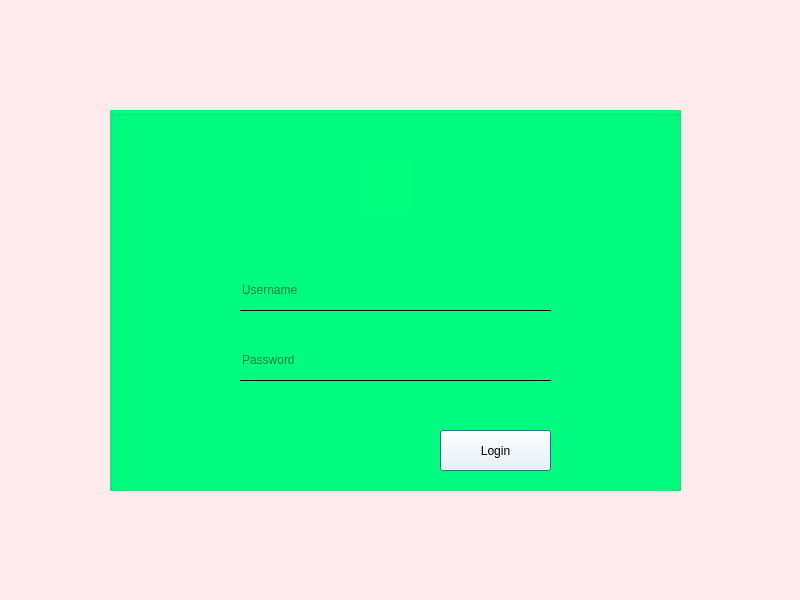
<?xml version="1.0" encoding="UTF-8"?>
<ui version="4.0">
 <class>LoginWindow</class>
 <widget class="QMainWindow" name="LoginWindow">
  <property name="geometry">
   <rect>
    <x>0</x>
    <y>0</y>
    <width>800</width>
    <height>600</height>
   </rect>
  </property>
  <property name="windowTitle">
   <string>Login</string>
  </property>
  <property name="styleSheet">
   <string notr="true">background-color: rgb(255, 235, 235);</string>
  </property>
  <widget class="QWidget" name="centralwidget">
   <widget class="QGroupBox" name="Login_view">
    <property name="geometry">
     <rect>
      <x>110</x>
      <y>110</y>
      <width>571</width>
      <height>381</height>
     </rect>
    </property>
    <property name="autoFillBackground">
     <bool>false</bool>
    </property>
    <property name="styleSheet">
     <string notr="true">background-color: rgb(0, 255, 127);
color: qlineargradient(spread:reflect, x1:1, y1:1, x2:1, y2:0.494, stop:0 rgba(54, 54, 54, 199), stop:1 rgba(255, 255, 255, 255));
</string>
    </property>
    <property name="title">
     <string/>
    </property>
    <widget class="QLineEdit" name="Password">
     <property name="geometry">
      <rect>
       <x>130</x>
       <y>230</y>
       <width>311</width>
       <height>41</height>
      </rect>
     </property>
     <property name="styleSheet">
      <string notr="true">background:transparent;
color: rgb(0, 0, 0);
border:none;
border-bottom:1px solid;</string>
     </property>
     <property name="text">
      <string/>
     </property>
     <property name="echoMode">
      <enum>QLineEdit::Password</enum>
     </property>
     <property name="placeholderText">
      <string>Password</string>
     </property>
     <property name="clearButtonEnabled">
      <bool>false</bool>
     </property>
    </widget>
    <widget class="QLineEdit" name="Username">
     <property name="geometry">
      <rect>
       <x>130</x>
       <y>160</y>
       <width>311</width>
       <height>41</height>
      </rect>
     </property>
     <property name="styleSheet">
      <string notr="true">background:transparent;
color: rgb(0, 0, 0);
border:none;
border-bottom:1px solid;</string>
     </property>
     <property name="text">
      <string/>
     </property>
     <property name="placeholderText">
      <string>Username</string>
     </property>
     <property name="clearButtonEnabled">
      <bool>false</bool>
     </property>
    </widget>
    <widget class="QPushButton" name="Login_button">
     <property name="geometry">
      <rect>
       <x>330</x>
       <y>320</y>
       <width>111</width>
       <height>41</height>
      </rect>
     </property>
     <property name="autoFillBackground">
      <bool>false</bool>
     </property>
     <property name="styleSheet">
      <string notr="true">color: rgb(0, 0, 0);
background-color: rgb(255, 255, 255);</string>
     </property>
     <property name="text">
      <string>Login</string>
     </property>
     <property name="default">
      <bool>true</bool>
     </property>
    </widget>
    <widget class="QLabel" name="userIcon">
     <property name="geometry">
      <rect>
       <x>250</x>
       <y>50</y>
       <width>51</width>
       <height>51</height>
      </rect>
     </property>
     <property name="text">
      <string/>
     </property>
     <property name="pixmap">
      <pixmap>icon/login.png</pixmap>
     </property>
     <property name="scaledContents">
      <bool>true</bool>
     </property>
    </widget>
   </widget>
  </widget>
  <widget class="QStatusBar" name="statusbar"/>
 </widget>
 <resources/>
 <connections/>
</ui>
